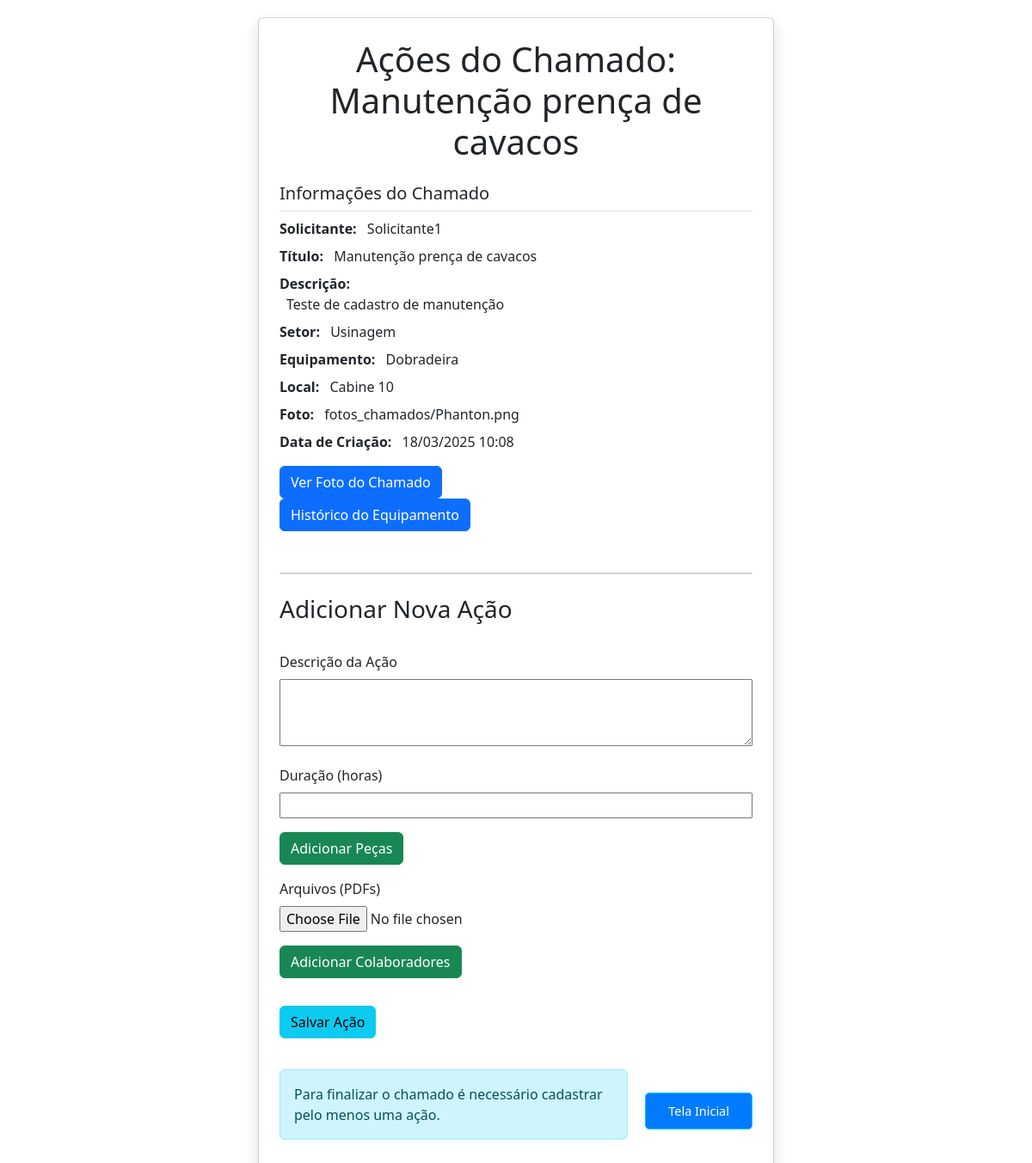
The app's page /chamados/44/acoes/ (signed in) with its own data.
### gestaoOS/models.py (models this page shows, shortened)
class Chamado(models.Model):
    STATUS_CHOICES = [
        ('pendente', 'Pendente'),
        ('em_andamento', 'Em Andamento'),
        ('finalizado', 'finalizado'),
        ('concluido', 'Concluído'),
    ]
    TIPO_MANUTENCAO_CHOICES = [
        ('corretiva', 'Corretiva'),
        ('preventiva', 'Preventiva'),
        ('melhoria', 'Melhoria'),
    ]
    usuario = models.ForeignKey(User, on_delete=models.CASCADE, related_name='chamados')
    titulo = models.CharField(max_length=200)
    descricao = models.TextField()
    status = models.CharField(max_length=50, choices=STATUS_CHOICES, default='pendente')
    setor = models.ForeignKey(Setor, on_delete=models.CASCADE, related_name='setor')
    equipamento = models.ForeignKey(Equipamento, on_delete=models.CASCADE, related_name='chamados_equipamento', null=True,blank=True)
    data_criacao = models.DateTimeField(auto_now_add=True)
    data_atualizacao = models.DateTimeField(auto_now=True)
    tempo_parada = models.FloatField(null=True, help_text="Tempo de parada em horas")
    custo_total = models.DecimalField(max_digits=10, decimal_places=2, default=0)
    diagnostico = models.TextField(null=True, blank=True)
    solucao = models.TextField(null=True, blank=True)
    causa_raiz = models.TextField(null=True, blank=True)
    data_inicio_atendimento = models.DateTimeField(null=True)
    data_fim_atendimento = models.DateTimeField(null=True)
    tipo_manutencao = models.CharField(
        max_length=20,
        choices=TIPO_MANUTENCAO_CHOICES,
        default='corretiva',
    )
    tecnico = models.ForeignKey(
        User,
        on_delete=models.SET_NULL,
        null=True,
        blank=True,
        related_name='tecnico_chamados',
        limit_choices_to={'groups__name': 'Técnico'},  # Filtra apenas usuários no grupo "Técnico"
    )
    local = models.CharField(max_length=150, blank=True)
    foto = models.ImageField(upload_to='fotos_chamados/', null=True, blank=True)

class Setor(models.Model):
    nome = models.CharField(max_length=100, unique=True)

### CadEquip/models.py (models this page shows, shortened)
class Equipamento(models.Model):
    CLASSIFICACAO = [
        ('a', 'A'),
        ('b', 'B'),
        ('c', 'C'),
    ]
    nome = models.CharField(max_length=200)
    tag = models.CharField(max_length=200, unique=True)
    patrimonio = models.CharField(
        max_length=200,
        unique=True,
        blank=True,  # Allow blank values
        null=True   # Allow null values
    )
    modelo = models.CharField(max_length=200)
    fabricante = models.CharField(max_length=200)
    numero_serie = models.CharField(max_length=200, unique=False, blank=True, null=True)
    ano_fabricacao = models.CharField(max_length=200, blank=True, null=True)
    data_criacao = models.DateTimeField(auto_now_add=True)
    setor = models.ForeignKey('gestaoOS.Setor', on_delete=models.CASCADE, related_name='equipamentos')
    local = models.CharField(max_length=150, blank=True, null=True)
    foto = models.ImageField(upload_to='fotos_equipamentos/%Y/%m/%d/', null=True, blank=True)
    fornecedor = models.ForeignKey(
        'CadFornecedor.Fornecedor',  # Relaciona ao modelo Fornecedor do app CadFornecedor
        on_delete=models.SET_NULL,
        related_name='equipamentos',
        null=True,
        blank=True
    )
    manual_operacao = models.FileField(upload_to='manuais/', null=True, blank=True)
    garantia_termino = models.DateField(null=True, blank=True)
    classe = models.CharField(max_length=1, blank=True, null=True)
    ssma = models.CharField(
        max_length=1,
        choices=CLASSIFICACAO,
        default='c',
    )
    qualidade = models.CharField(
        max_length=1,
        choices=CLASSIFICACAO,
        default='c',
    )
    operacao = models.CharField(
        max_length=1,
        choices=CLASSIFICACAO,
        default='c',
    )
    entrega = models.CharField(
        max_length=1,
        choices=CLASSIFICACAO,
        default='c',
    )
    mtbf = models.CharField(
        max_length=1,
        choices=CLASSIFICACAO,
        default='c',
    )
    mttr = models.CharField(
        max_length=1,
        choices=CLASSIFICACAO,
        default='c',
    )
    horimetro_atual = models.FloatField(default=0, help_text="Horas totais de operação do equipamento")
    ultima_atualizacao = models.DateTimeField(null=True, blank=True)
    class Meta:
        verbose_name = 'Equipamento'
        verbose_name_plural = 'Equipamentos'

### gestaoOS/views.py (the view, shortened to what this page needs)
# urls.py: path('chamados/<int:chamado_id>/acoes/', views.gerenciar_acoes, name='gerenciar_acoes'),
@login_required
def gerenciar_acoes(request, chamado_id):
    if request.user.groups.filter(name="Técnico").exists():
        chamado = get_object_or_404(Chamado, id=chamado_id)
        acoes = Acao.objects.filter(chamado=chamado).prefetch_related('acoes_pecas__peca', 'acoes_colaboradores__colaborador')
        pecas = Pecas.objects.all()
        for acao in acoes:
            pecas_detalhes = [
                {"descricao": acao_peca.peca.descricao, "quantidade": acao_peca.quantidade}
                for acao_peca in acao.acoes_pecas.all()
            ]
        acoes_com_pecas = []
        acoes_com_detalhes = []
        approved_technicians = User.objects.filter(
        groups__name='Técnico'
        ).filter(
            username__in=CadastroPendente.objects.filter(
                is_approved=True,
                grupo='Técnico'
            ).values_list('username', flat=True)
        ).distinct()
        if request.method == 'POST':
            form = AcaoForm(request.POST, request.FILES)
            if form.is_valid():
                acao = form.save(commit=False)
                acao.chamado = chamado
                try:
                    total_horas = acao.duracao
                except AttributeError:
                    total_horas = 0
                horas_list = request.POST.get('horas[]', '').split(',')
                try:
                    soma_horas = sum(float(h) for h in horas_list if h.strip())
                except ValueError:
                    messages.error(request, "Valor inválido nas horas dos colaboradores.")
                    context = {
                        'form': form,
                        'acoes': acoes,
                        'chamado': chamado,
                        'acoes_com_pecas': acoes_com_pecas,
                        'acoes_com_detalhes': acoes_com_detalhes,
                        'pecas': pecas,
                        'approved_technicians': approved_technicians,
                    }
                    return render(request, 'gerenciar_acoes.html', context)
                if soma_horas > total_horas:
                    messages.error(request, "A soma das horas dos colaboradores não pode ultrapassar as horas totais da ação.")
                    context = {
                        'form': form,
                        'acoes': acoes,
                        'chamado': chamado,
                        'acoes_com_pecas': acoes_com_pecas,
                        'acoes_com_detalhes': acoes_com_detalhes,
                        'pecas': pecas,
                        'approved_technicians': approved_technicians,
                    }
                    return render(request, 'gerenciar_acoes.html', context)
                acao.save()
                colaborador_ids = [col_id.strip() for col_id in request.POST.get('colaboradores[]', '').split(',') if col_id.strip().isdigit()]
                horas = request.POST.get('horas[]', '').split(',')
                atividades = request.POST.get('atividades[]', '').split('|||')
                if len(colaborador_ids) == len(horas) == len(atividades):
                    for col_id, horas_trab, atividade in zip(colaborador_ids, horas, atividades):
                        try:
                            if col_id and horas_trab and atividade:
                                colaborador = User.objects.get(id=col_id)
                                AcaoColaborador.objects.create(
                                    acao=acao,
                                    colaborador=colaborador,
                                    horas_trabalhadas=float(horas_trab),
                                    descricao_atividade=atividade
                                )
                        except (User.DoesNotExist, ValueError) as e:
                            messages.error(request, f"Erro ao processar colaborador: {e}")
                pecas_ids = request.POST.getlist('peca[]')[0].split(',') if request.POST.getlist('peca[]') else []
                quantidades = request.POST.getlist('quantidade[]')[0].split(',') if request.POST.getlist('quantidade[]') else []
                if pecas_ids and quantidades and len(pecas_ids) == len(quantidades):
                    for peca_id, quantidade in zip(pecas_ids, quantidades):
                        try:
                            if peca_id and quantidade:  # Verifica se ambos têm valores
                                peca = Pecas.objects.get(id=peca_id)
                                quantidade = int(quantidade)
                                if quantidade > 0:
                                    AcaoPeca.objects.create(
                                        acao=acao,
                                        peca=peca,
                                        quantidade=quantidade
                                    )
                        except (Pecas.DoesNotExist, ValueError) as e:
                            messages.error(request, f"Erro ao processar peça: {str(e)}")
                            continue
                messages.success(request, 'Ação registrada com sucesso!')
                return redirect('gerenciar_acoes', chamado_id=chamado.id)
        else:
            form = AcaoForm()
        context = {
            'form': form,
            'acoes': acoes,
            'chamado': chamado,
            'acoes_com_pecas': acoes_com_pecas,
            'acoes_com_detalhes': acoes_com_detalhes,
            'pecas': pecas,
            'approved_technicians': approved_technicians,
        }
        return render(request, 'gerenciar_acoes.html', context)

### gestaoOS/templates/gerenciar_acoes.html (shortened to what this page needs)
{% load static %}
{% load bootstrap4 %}
<!DOCTYPE html>
<html lang="en">
<head>
    <link rel="stylesheet" href="{% static 'css/style.css' %}">
    <link href="https://cdn.jsdelivr.net/npm/bootstrap-icons/font/bootstrap-icons.css" rel="stylesheet" type="text/css">
    <link href="https://stackpath.bootstrapcdn.com/bootstrap/5.1.3/css/bootstrap.min.css" rel="stylesheet">
    <link href="https://cdn.jsdelivr.net/npm/bootstrap@5.3.0/dist/css/bootstrap.min.css" rel="stylesheet">
</head>
<body>
<div class="container d-flex flex-column justify-content-start align-items-center vh-100">
    <div class="card shadow p-4 w-100" style="max-width: 600px;">
        <h1 class="text-center mb-4">Ações do Chamado: {{ chamado.titulo }}</h1>
    <div class="mb-4">
        <h5 class="border-bottom pb-2">Informações do Chamado</h5>
        <div class="mb-2">
            <strong>Solicitante:</strong>
            <span class="ms-2">{{ chamado.usuario.username }}</span>
        </div>
        <div class="mb-2">
            <strong>Título:</strong>
            <span class="ms-2">{{ chamado.titulo }}</span>
        </div>
        <div class="mb-2">
            <strong>Descrição:</strong>
            <p class="ms-2 mb-1">{{ chamado.descricao }}</p>
        </div>
        <div class="mb-2">
            <strong>Setor:</strong>
            <span class="ms-2">{{ chamado.setor.nome }}</span>
        </div>
        <div class="mb-2">
            <strong>Equipamento:</strong>
            <span class="ms-2">{{ chamado.equipamento.nome|default:"Não especificado" }}</span>
        </div>
        {% if chamado.local %}
            <div class="mb-2">
                <strong>Local:</strong>
                <span class="ms-2">{{ chamado.local }}</span>
            </div>
        {% endif %}
        {% if chamado.foto %}
            <div class="mb-2">
                <strong>Foto:</strong>
                <span class="ms-2">{{ chamado.foto }}</span>
            </div>
        {% endif %}
        <div class="mb-2">
            <strong>Data de Criação:</strong>
            <span class="ms-2">{{ chamado.data_criacao|date:"d/m/Y H:i" }}</span>
        </div>
        <div class="mt-3">
            {% if chamado.foto %}
                <a href="{{ chamado.foto.url }}" class="btn btn-primary me-2" target="_blank">
                    Ver Foto do Chamado
                </a>
            {% endif %}
        </div>
        {% if chamado.equipamento %}
            <div class="mb-2">
                <a href="{% url 'historico_equipamento' chamado.equipamento.id %}?chamado_id={{ chamado.id }}" class="btn btn-primary">
                    Histórico do Equipamento
                </a>
            </div>
        {% endif %}
    </div>
        <ul class="list-group mt-3">
        </ul>
        <h3 class="mt-4">Adicionar Nova Ação</h3>
        <form method="post" enctype="multipart/form-data" class="mt-4">
            <div class="mb-3">
                <label for="{{ form.descricao.id_for_label }}" class="form-label">{{ form.descricao.label }}</label>
                {{ form.descricao }}
            </div>
            <div class="mb-3">
                <label for="{{ form.duracao.id_for_label }}" class="form-label">{{ form.duracao.label }}</label>
                {{ form.duracao }}
            </div>
            <div class="mb-3">
                <button type="button" class="btn btn-success" data-bs-toggle="modal" data-bs-target="#partsModal">
                    Adicionar Peças
                </button>
            </div>
            <div class="mb-3">
                <label for="{{ form.arquivos.id_for_label }}" class="form-label">{{ form.arquivos.label }}</label>
                {{ form.arquivos }}
            </div>
            <div class="mb-3">
                <button type="button" class="btn btn-success" data-bs-toggle="modal" data-bs-target="#collaboratorsModal">
                    Adicionar Colaboradores
                </button>
            </div>
            <button type="submit" class="btn btn-info mt-3">Salvar Ação</button>
        </form>
        <div class="actions" style="display: flex; justify-content: center;">
            {% if acoes_com_detalhes %}
                <a href="{% url 'finalizar_chamado' chamado.id %}" class="btn btn-info mt-3">Finalizar Chamado</a>
            {% else %}
                <div class="alert alert-info mt-3" role="alert">
                    Para finalizar o chamado é necessário cadastrar pelo menos uma ação.
                </div>
            {% endif %}
            <a href="{% url 'tela_inicial' %}" class="btn btn-info mt-3">Tela Inicial</a>
        </div>
    </div>
</div>
</body>
</html>

### records on screen
Chamado: titulo "Manutenção prença de cavacos", usuario.username "Solicitante1", descricao "Teste de cadastro de manutenção", setor.nome "Usinagem", equipamento.nome "Dobradeira", local "Cabine 10", foto "fotos_chamados/Phanton.png", data_criacao "18/03/2025 10:08"
